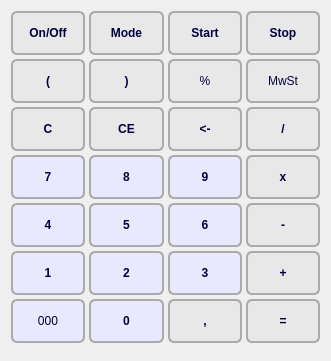
   <widget class="QWidget" name="gridLayoutWidget_2">
    <property name="geometry">
     <rect>
      <x>16</x>
      <y>120</y>
      <width>331</width>
      <height>361</height>
     </rect>
    </property>
    <layout class="QGridLayout" name="gridLayout_2" rowstretch="1,1,1,1,1,1,1" columnstretch="1,1,1,1">
     <property name="sizeConstraint">
      <enum>QLayout::SetDefaultConstraint</enum>
     </property>
     <property name="spacing">
      <number>4</number>
     </property>
     <item row="4" column="3">
      <widget class="QPushButton" name="key_Minus">
       <property name="styleSheet">
        <string notr="true">QPushButton {
	font: 16pt &quot;MS Shell Dlg 2&quot;;
	font-weight: bold;
    color: #000040;
    border: 2px solid #aaaaaa;
    border-radius: 6px;
    background-color: #e8e8e8;
    width: 60px;
	height: 40px;
}
QPushButton:hover {
    border: 3px solid #888888;
}</string>
       </property>
       <property name="text">
        <string>-</string>
       </property>
      </widget>
     </item>
     <item row="6" column="3">
      <widget class="QPushButton" name="key_EQ">
       <property name="styleSheet">
        <string notr="true">QPushButton {
	font: 16pt &quot;MS Shell Dlg 2&quot;;
	font-weight: bold;
    color: #000040;
    border: 2px solid #aaaaaa;
    border-radius: 6px;
    background-color: #e8e8e8;
    width: 60px;
	height: 40px;
}
QPushButton:hover {
    border: 3px solid #888888;
}</string>
       </property>
       <property name="text">
        <string>=</string>
       </property>
      </widget>
     </item>
     <item row="4" column="2">
      <widget class="QPushButton" name="key_6">
       <property name="styleSheet">
        <string notr="true">QPushButton {
	font: 16pt &quot;MS Shell Dlg 2&quot;;
	font-weight: bold;
    color: #000040;
    border: 2px solid #aaaaaa;
    border-radius: 6px;
    background-color: #e8e8ff;
    width: 60px;;
	height: 40px;
}
QPushButton:hover {
    border: 3px solid #888888;
}</string>
       </property>
       <property name="text">
        <string>6</string>
       </property>
      </widget>
     </item>
     <item row="1" column="2">
      <widget class="QPushButton" name="key_Percent">
       <property name="styleSheet">
        <string notr="true">QPushButton {
	font: 16pt &quot;MS Shell Dlg 2&quot;;
    color: #000040;
    border: 2px solid #aaaaaa;
    border-radius: 6px;
    background-color: #e8e8e8;
    width: 60px;
	height: 40px;
}
QPushButton:hover {
    border: 3px solid #888888;
}</string>
       </property>
       <property name="text">
        <string>%</string>
       </property>
      </widget>
     </item>
     <item row="1" column="1">
      <widget class="QPushButton" name="key_ParClose">
       <property name="styleSheet">
        <string notr="true">QPushButton {
	font: 16pt &quot;MS Shell Dlg 2&quot;;
	font-weight: bold;
    color: #000040;
    border: 2px solid #aaaaaa;
    border-radius: 6px;
    background-color: #e8e8e8;
    width: 60px;
	height: 40px;
}
QPushButton:hover {
    border: 3px solid #888888;
}</string>
       </property>
       <property name="text">
        <string>)</string>
       </property>
      </widget>
     </item>
     <item row="1" column="0">
      <widget class="QPushButton" name="key_ParOpen">
       <property name="styleSheet">
        <string notr="true">QPushButton {
	font: 16pt &quot;MS Shell Dlg 2&quot;;
	font-weight: bold;
    color: #000040;
    border: 2px solid #aaaaaa;
    border-radius: 6px;
    background-color: #e8e8e8;
    width: 60px;
	height: 40px;
}
QPushButton:hover {
    border: 3px solid #888888;
}</string>
       </property>
       <property name="text">
        <string>(</string>
       </property>
      </widget>
     </item>
     <item row="5" column="0">
      <widget class="QPushButton" name="key_1">
       <property name="styleSheet">
        <string notr="true">QPushButton {
	font: 16pt &quot;MS Shell Dlg 2&quot;;
	font-weight: bold;
    color: #000040;
    border: 2px solid #aaaaaa;
    border-radius: 6px;
    background-color: #e8e8ff;
    width: 60px;
	height: 40px;
}
QPushButton:hover {
    border: 3px solid #888888;
}</string>
       </property>
       <property name="text">
        <string>1</string>
       </property>
      </widget>
     </item>
     <item row="5" column="1">
      <widget class="QPushButton" name="key_2">
       <property name="styleSheet">
        <string notr="true">QPushButton {
	font: 16pt &quot;MS Shell Dlg 2&quot;;
	font-weight: bold;
    color: #000040;
    border: 2px solid #aaaaaa;
    border-radius: 6px;
    background-color: #e8e8ff;
    width: 60px;
	height: 40px;
}
QPushButton:hover {
    border: 3px solid #888888;
}</string>
       </property>
       <property name="text">
        <string>2</string>
       </property>
       <property name="autoDefault">
        <bool>false</bool>
       </property>
       <property name="default">
        <bool>false</bool>
       </property>
       <property name="flat">
        <bool>false</bool>
       </property>
      </widget>
     </item>
     <item row="5" column="2">
      <widget class="QPushButton" name="key_3">
       <property name="styleSheet">
        <string notr="true">QPushButton {
	font: 16pt &quot;MS Shell Dlg 2&quot;;
	font-weight: bold;
    color: #000040;
    border: 2px solid #aaaaaa;
    border-radius: 6px;
    background-color: #e8e8ff;
    width: 60px;
	height: 40px;
}
QPushButton:hover {
    border: 3px solid #888888;
}</string>
       </property>
       <property name="text">
        <string>3</string>
       </property>
      </widget>
     </item>
     <item row="5" column="3">
      <widget class="QPushButton" name="key_Plus">
       <property name="styleSheet">
        <string notr="true">QPushButton {
	font: 16pt &quot;MS Shell Dlg 2&quot;;
	font-weight: bold;
    color: #000040;
    border: 2px solid #aaaaaa;
    border-radius: 6px;
    background-color: #e8e8e8;
    width: 60px;
	height: 40px;
}
QPushButton:hover {
    border: 3px solid #888888;
}</string>
       </property>
       <property name="text">
        <string>+</string>
       </property>
      </widget>
     </item>
     <item row="6" column="1">
      <widget class="QPushButton" name="key_0">
       <property name="styleSheet">
        <string notr="true">QPushButton {
	font: 16pt &quot;MS Shell Dlg 2&quot;;
	font-weight: bold;
    color: #000040;
    border: 2px solid #aaaaaa;
    border-radius: 6px;
    background-color: #e8e8ff;
    width: 60px;
	height: 40px;
}
QPushButton:hover {
    border: 3px solid #888888;
}</string>
       </property>
       <property name="text">
        <string>0</string>
       </property>
      </widget>
     </item>
     <item row="6" column="0">
      <widget class="QPushButton" name="key_000">
       <property name="styleSheet">
        <string notr="true">QPushButton {
	font: 16pt &quot;MS Shell Dlg 2&quot;;
    color: #000040;
    border: 2px solid #aaaaaa;
    border-radius: 6px;
    background-color: #e8e8ff;
    width: 60px;
	height: 40px;
}
QPushButton:hover {
    border: 3px solid #888888;
}</string>
       </property>
       <property name="text">
        <string>000</string>
       </property>
      </widget>
     </item>
     <item row="6" column="2">
      <widget class="QPushButton" name="key_Comma">
       <property name="styleSheet">
        <string notr="true">QPushButton {
	font: 16pt &quot;MS Shell Dlg 2&quot;;
	font-weight: bold;
    color: #000040;
    border: 2px solid #aaaaaa;
    border-radius: 6px;
    background-color: #e8e8e8;
    width: 60px;
	height: 40px;
}
QPushButton:hover {
    border: 3px solid #888888;
}</string>
       </property>
       <property name="text">
        <string>,</string>
       </property>
      </widget>
     </item>
     <item row="3" column="1">
      <widget class="QPushButton" name="key_8">
       <property name="styleSheet">
        <string notr="true">QPushButton {
	font: 16pt &quot;MS Shell Dlg 2&quot;;
	font-weight: bold;
    color: #000040;
    border: 2px solid #aaaaaa;
    border-radius: 6px;
    background-color: #e8e8ff;
    width: 60px;
	height: 40px;
}
QPushButton:hover {
    border: 3px solid #888888;
}</string>
       </property>
       <property name="text">
        <string>8</string>
       </property>
      </widget>
     </item>
     <item row="1" column="3">
      <widget class="QPushButton" name="key_VAT">
       <property name="styleSheet">
        <string notr="true">QPushButton {
	font: 12pt &quot;MS Shell Dlg 2&quot;;
    color: #000040;
    border: 2px solid #aaaaaa;
    border-radius: 6px;
    background-color: #e8e8e8;
    width: 60px;
	height: 40px;
}
QPushButton:hover {
    border: 3px solid #888888;
}</string>
       </property>
       <property name="text">
        <string>MwSt</string>
       </property>
      </widget>
     </item>
     <item row="2" column="0">
      <widget class="QPushButton" name="key_C">
       <property name="styleSheet">
        <string notr="true">QPushButton {
	font: 16pt &quot;MS Shell Dlg 2&quot;;
	font-weight: bold;
    color: #000040;
    border: 2px solid #aaaaaa;
    border-radius: 6px;
    background-color: #e8e8e8;
    width: 60px;
	height: 40px;
}
QPushButton:hover {
    border: 3px solid #888888;
}</string>
       </property>
       <property name="text">
        <string>C</string>
       </property>
      </widget>
     </item>
     <item row="2" column="1">
      <widget class="QPushButton" name="key_CE">
       <property name="styleSheet">
        <string notr="true">QPushButton {
	font: 16pt &quot;MS Shell Dlg 2&quot;;
	font-weight: bold;
    color: #000040;
    border: 2px solid #aaaaaa;
    border-radius: 6px;
    background-color: #e8e8e8;
    width: 60px;
	height: 40px;
}
QPushButton:hover {
    border: 3px solid #888888;
}</string>
       </property>
       <property name="text">
        <string>CE</string>
       </property>
      </widget>
     </item>
     <item row="3" column="3">
      <widget class="QPushButton" name="key_Mul">
       <property name="styleSheet">
        <string notr="true">QPushButton {
	font: 16pt &quot;MS Shell Dlg 2&quot;;
	font-weight: bold;
    color: #000040;
    border: 2px solid #aaaaaa;
    border-radius: 6px;
    background-color: #e8e8e8;
    width: 60px;
	height: 40px;
}
QPushButton:hover {
    border: 3px solid #888888;
}</string>
       </property>
       <property name="text">
        <string>x</string>
       </property>
      </widget>
     </item>
     <item row="3" column="2">
      <widget class="QPushButton" name="key_9">
       <property name="styleSheet">
        <string notr="true">QPushButton {
	font: 16pt &quot;MS Shell Dlg 2&quot;;
	font-weight: bold;
    color: #000040;
    border: 2px solid #aaaaaa;
    border-radius: 6px;
    background-color: #e8e8ff;
    width: 60px;
	height: 40px;
}
QPushButton:hover {
    border: 3px solid #888888;
}</string>
       </property>
       <property name="text">
        <string>9</string>
       </property>
      </widget>
     </item>
     <item row="4" column="0">
      <widget class="QPushButton" name="key_4">
       <property name="styleSheet">
        <string notr="true">QPushButton {
	font: 16pt &quot;MS Shell Dlg 2&quot;;
	font-weight: bold;
    color: #000040;
    border: 2px solid #aaaaaa;
    border-radius: 6px;
    background-color: #e8e8ff;
    width: 60px;;
	height: 40px;
}
QPushButton:hover {
    border: 3px solid #888888;
}</string>
       </property>
       <property name="text">
        <string>4</string>
       </property>
      </widget>
     </item>
     <item row="2" column="3">
      <widget class="QPushButton" name="key_Div">
       <property name="styleSheet">
        <string notr="true">QPushButton {
	font: 16pt &quot;MS Shell Dlg 2&quot;;
	font-weight: bold;
    color: #000040;
    border: 2px solid #aaaaaa;
    border-radius: 6px;
    background-color: #e8e8e8;
    width: 60px;
	height: 40px;
}
QPushButton:hover {
    border: 3px solid #888888;
}</string>
       </property>
       <property name="text">
        <string>/</string>
       </property>
      </widget>
     </item>
     <item row="2" column="2">
      <widget class="QPushButton" name="key_Backspace">
       <property name="styleSheet">
        <string notr="true">QPushButton {
	font: 16pt &quot;MS Shell Dlg 2&quot;;
	font-weight: bold;
    color: #000040;
    border: 2px solid #aaaaaa;
    border-radius: 6px;
    background-color: #e8e8e8;
    width: 60px;
	height: 40px;
}
QPushButton:hover {
    border: 3px solid #888888;
}</string>
       </property>
       <property name="text">
        <string>&lt;-</string>
       </property>
      </widget>
     </item>
     <item row="3" column="0">
      <widget class="QPushButton" name="key_7">
       <property name="styleSheet">
        <string notr="true">QPushButton {
	font: 16pt &quot;MS Shell Dlg 2&quot;;
	font-weight: bold;
    color: #000040;
    border: 2px solid #aaaaaa;
    border-radius: 6px;
    background-color: #e8e8ff;
    width: 60px;
	height: 40px;
}
QPushButton:hover {
    border: 3px solid #888888;
}</string>
       </property>
       <property name="text">
        <string>7</string>
       </property>
      </widget>
     </item>
     <item row="4" column="1">
      <widget class="QPushButton" name="key_5">
       <property name="styleSheet">
        <string notr="true">QPushButton {
	font: 16pt &quot;MS Shell Dlg 2&quot;;
	font-weight: bold;
    color: #000040;
    border: 2px solid #aaaaaa;
    border-radius: 6px;
    background-color: #e8e8ff;
    width: 60px;
	height: 40px;
}
QPushButton:hover {
    border: 3px solid #888888;
}</string>
       </property>
       <property name="text">
        <string>5</string>
       </property>
      </widget>
     </item>
     <item row="0" column="0">
      <widget class="QPushButton" name="key_OnOff">
       <property name="styleSheet">
        <string notr="true">QPushButton {
	font: 12pt &quot;MS Shell Dlg 2&quot;;
	font-weight: bold;
    color: #000040;
    border: 2px solid #aaaaaa;
    border-radius: 6px;
    background-color: #e8e8e8;
    width: 60px;
	height: 40px;
}
QPushButton:hover {
    border: 3px solid #888888;
}</string>
       </property>
       <property name="text">
        <string>On/Off</string>
       </property>
      </widget>
     </item>
     <item row="0" column="1">
      <widget class="QPushButton" name="key_Mode">
       <property name="styleSheet">
        <string notr="true">QPushButton {
	font: 12pt &quot;MS Shell Dlg 2&quot;;
	font-weight: bold;
    color: #000040;
    border: 2px solid #aaaaaa;
    border-radius: 6px;
    background-color: #e8e8e8;
    width: 60px;
	height: 40px;
}
QPushButton:hover {
    border: 3px solid #888888;
}</string>
       </property>
       <property name="text">
        <string>Mode</string>
       </property>
      </widget>
     </item>
     <item row="0" column="2">
      <widget class="QPushButton" name="key_Start">
       <property name="styleSheet">
        <string notr="true">QPushButton {
	font: 12pt &quot;MS Shell Dlg 2&quot;;
	font-weight: bold;
    color: #000040;
    border: 2px solid #aaaaaa;
    border-radius: 6px;
    background-color: #e8e8e8;
    width: 60px;
	height: 40px;
}
QPushButton:hover {
    border: 3px solid #888888;
}</string>
       </property>
       <property name="text">
        <string>Start</string>
       </property>
      </widget>
     </item>
     <item row="0" column="3">
      <widget class="QPushButton" name="key_Stop">
       <property name="styleSheet">
        <string notr="true">QPushButton {
	font: 12pt &quot;MS Shell Dlg 2&quot;;
	font-weight: bold;
    color: #000040;
    border: 2px solid #aaaaaa;
    border-radius: 6px;
    background-color: #e8e8e8;
    width: 60px;
	height: 40px;
}
QPushButton:hover {
    border: 3px solid #888888;
}</string>
       </property>
       <property name="text">
        <string>Stop</string>
       </property>
      </widget>
     </item>
    </layout>
   </widget>
